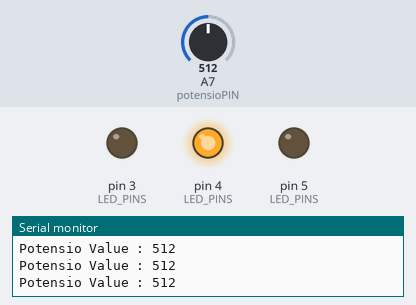
Recording of a sketch running on a simulated Arduino Nano, built with avr-gcc and run on an emulated ATmega328P. Parts: output pins drawn as LEDs (lit = HIGH), the last lines printed to the serial monitor. The inputs (shaded band) are chosen by the test bench; at power-on: A7 (potensioPIN) = 512.

Above: at 1.2 s.
1.3 s: A7 (potensioPIN) set to 585
4.3 s: A7 (potensioPIN) set to 617
At 5.0 s:
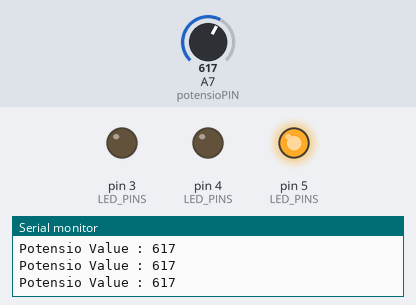
5.8 s: A7 (potensioPIN) set to 290
At 6.6 s:
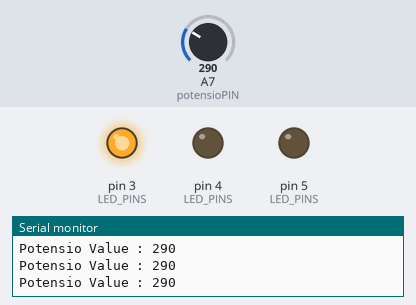
7.3 s: A7 (potensioPIN) set to 306
At 8.5 s:
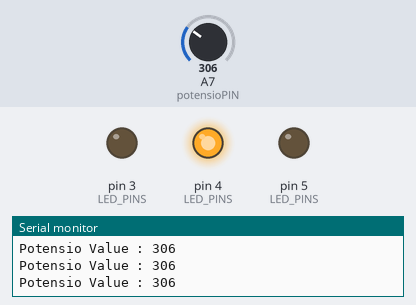
8.8 s: A7 (potensioPIN) set to 122
At 9.2 s:
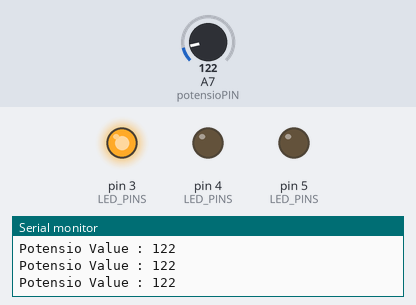
Timing chart, 0 to 11.3 s (numbered marks = the images above; inputs shaded):
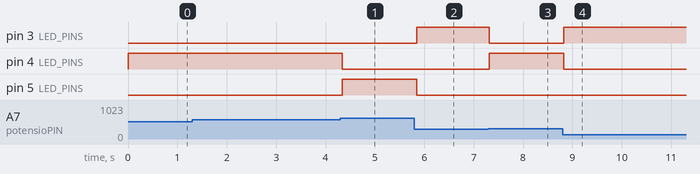

The sketch:

sketch_sep12a.ino
```cpp
#include "index.h"

void setup() {
  // put your setup code here, to run once:
  MyProgram::setup();
}

void loop() {
  // put your main code here, to run repeatedly:
  MyProgram::main();
}
```

index.cpp
```cpp
#include "index.h"

void MyProgram::_setup() {
  Serial.begin(9600);
  pinMode(this->potensioPIN, INPUT);

  for (const auto i : this->LED_PINS) {
    pinMode(i, OUTPUT);
  }
}

void MyProgram::test1() {
  this->potensioValue = analogRead(this->potensioPIN);
  Serial.print(F("Potensio Value : "));
  Serial.println(this->potensioValue);

  // if (this->potensioValue > 600) {
  //   digitalWrite(this->LED_PINS[0], ON);
  //   digitalWrite(this->LED_PINS[1], OFF);
  // }

  // else if (this->potensioValue < 600) {
  //   digitalWrite(this->LED_PINS[0], OFF);
  //   digitalWrite(this->LED_PINS[1], ON);
  // }

  this->potensioValue > 600 ? digitalWrite(this->LED_PINS[0], ON) : digitalWrite(this->LED_PINS[0], OFF);
  this->potensioValue < 600 ? digitalWrite(this->LED_PINS[1], ON) : digitalWrite(this->LED_PINS[1], OFF);

  delay(50);
}

void MyProgram::test2() {
  this->potensioValue = analogRead(this->potensioPIN);
  Serial.print(F("Potensio Value : "));
  Serial.println(this->potensioValue);

  // if (this->potensioValue < 300) {
  //   digitalWrite(this->LED_PINS[0], ON);
  //   digitalWrite(this->LED_PINS[1], OFF);
  //   digitalWrite(this->LED_PINS[2], OFF);
  // }

  // else if (this->potensioValue > 300 && this->potensioValue < 600) {
  //   digitalWrite(this->LED_PINS[0], OFF);
  //   digitalWrite(this->LED_PINS[1], ON);
  //   digitalWrite(this->LED_PINS[2], OFF);
  // }

  // else if (this->potensioValue > 600) {
  //   digitalWrite(this->LED_PINS[0], OFF);
  //   digitalWrite(this->LED_PINS[1], OFF);
  //   digitalWrite(this->LED_PINS[2], ON);
  // }

  int ledIndex = (this->potensioValue < 300) ? 0 : (this->potensioValue > 300 && this->potensioValue < 600) ? 1 : 2;
  for (int i = 0; i < (int)(sizeof(this->LED_PINS) / sizeof(this->LED_PINS[0])); i++) {
    digitalWrite(this->LED_PINS[i], i == ledIndex ? ON : OFF);
  }

  delay(50);
}
```

index.h
```cpp
#include "Arduino.h"

#define ON  0x1
#define OFF 0x0

class MyProgram {
public:
  static MyProgram& instance() {
    static MyProgram instance;
    return instance;
  }

  static void setup() {
    instance()._setup();
  }

  static void main() {
    for(;;) {
      // instance().test1();
      instance().test2();
    }
  }

private:
  const int potensioPIN = A7;
  const int LED_PINS[3] = { 3, 4, 5 };
  unsigned int potensioValue;
  void _setup();
  void test1();
  void test2();

};
```

Measured:
- the behaviour switches between 599 and 600 on A7 (potensioPIN) (found by bisection; images 0 and 1)
- after the input at 4.3 s, pin 4 (LED_PINS): HIGH → LOW at once; pin 5 (LED_PINS): LOW → HIGH at once
- after the input at 5.8 s, pin 3 (LED_PINS): LOW → HIGH after 0.05 s; pin 5 (LED_PINS): HIGH → LOW after 0.05 s
- after the input at 7.3 s, pin 3 (LED_PINS): HIGH → LOW at once; pin 4 (LED_PINS): LOW → HIGH at once
- after the input at 8.8 s, pin 3 (LED_PINS): LOW → HIGH at once; pin 4 (LED_PINS): HIGH → LOW at once
